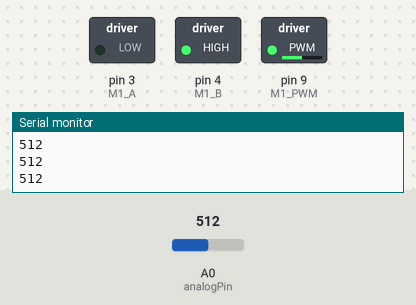
A sketch run on a simulated Arduino Uno, built with avr-gcc and run on an emulated ATmega328P. Parts: switched loads named in the sketch (green lamp = pin HIGH), the last lines printed to the serial monitor. The inputs (shaded band) are chosen by the test bench; at power-on: A0 (analogPin) = 512.

Above: at 1.2 s.
1.3 s: A0 (analogPin) set to 716
At 2.1 s:
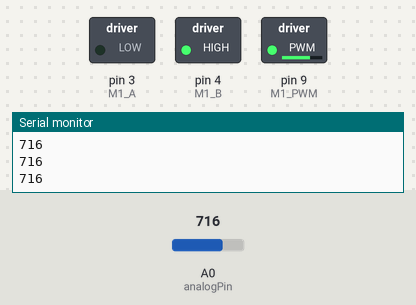
2.8 s: A0 (analogPin) set to 900
At 3.1 s:
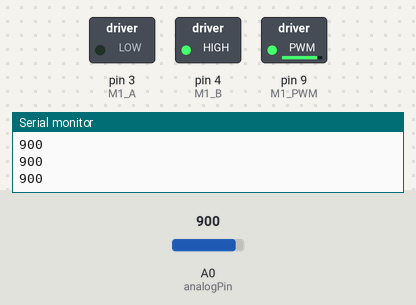
4.3 s: A0 (analogPin) set to 122
At 5.3 s:
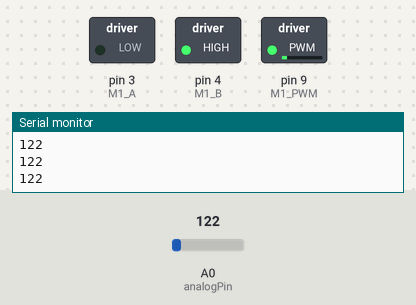
5.8 s: A0 (analogPin) set to 0
At 6.3 s:
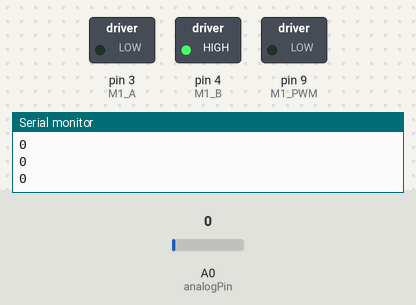
7.3 s: A0 (analogPin) set to 511
At 8.1 s:
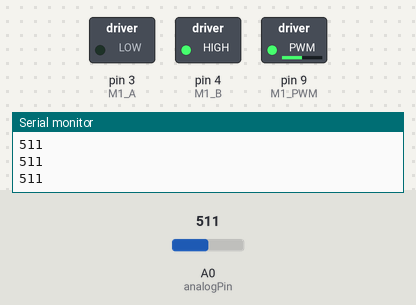
Timing chart, 0 to 9.8 s (numbered marks = the images above; inputs shaded):
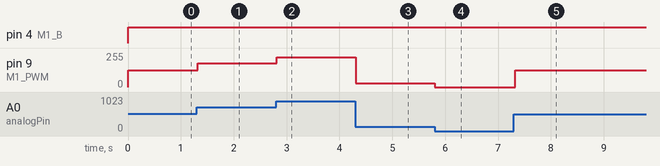

Measured:
- after the input at 1.3 s, pin 9 (M1_PWM): 127/255 → 178/255 at once
- after the input at 2.8 s, pin 9 (M1_PWM): 178/255 → 224/255 at once
- after the input at 4.3 s, pin 9 (M1_PWM): 224/255 → 30/255 at once
- after the input at 5.8 s, pin 9 (M1_PWM): 30/255 → 0/255 at once
- after the input at 7.3 s, pin 9 (M1_PWM): 0/255 → 127/255 at once

The sketch:

DC_motor_Speed_control.ino
```cpp
// L298 motor control variables
int M1_A = 3;
int M1_PWM = 9;
int M1_B = 4; //pwm


// LED pin attached to Arduino D13
int LED = 13;

//Potentiometer pins
int analogPin = A0;
int sensorValue = 0;

// variable to store speed value
int speed_val = 255;

void setup()
{
// Start serial monitor at 9600 bps
Serial.begin(9600);

// declare outputs
pinMode(M1_A, OUTPUT);
pinMode(M1_PWM, OUTPUT);
pinMode(M1_B, OUTPUT);


}

void loop()
{
  sensorValue = analogRead(analogPin);
    Serial.println(sensorValue);

  speed_val = map(sensorValue,0,1023,0,255);
  M1_forward(speed_val);
  delay(25);
}
/////////// motor functions ////////////////

void M1_reverse(int x)
{
digitalWrite(M1_B, LOW);
digitalWrite(M1_A, HIGH);
analogWrite(M1_PWM, x);
}

void M1_forward(int x)
{
digitalWrite(M1_A, LOW);
digitalWrite(M1_B, HIGH);
analogWrite(M1_PWM, x);
}

void M1_stop()
{
digitalWrite(M1_B, LOW);
digitalWrite(M1_A, LOW);
digitalWrite(M1_PWM, LOW);
}
```
